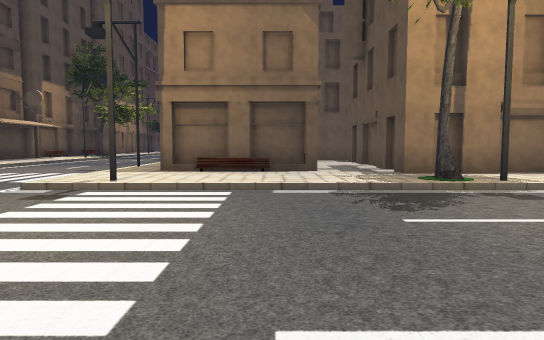
[1] (above)

22 first-person views from a walk through a 3-D level made in the Unity game engine. The camera is 1.3 m above the floor, tilts 4° down and sees 75° across. Doors are open. The floor is counted in squares, 2 m on a side. Each view is taken from the middle of a square. On the plan, view 1 faces up. The plan holds only what a view shows up to about 10 squares ahead; the rest is blank. The place goes on beyond the plan. Some surface patterns are stand-ins.

[2]
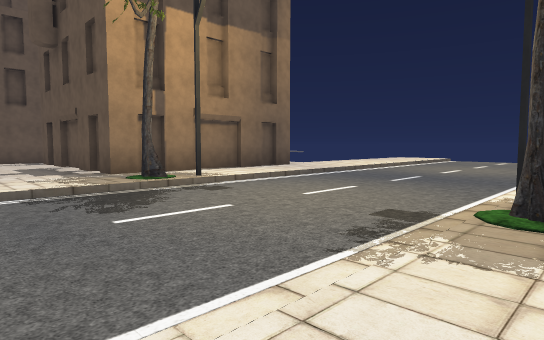

[3]
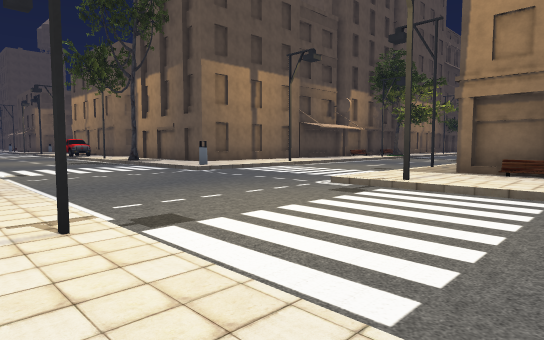

[4]
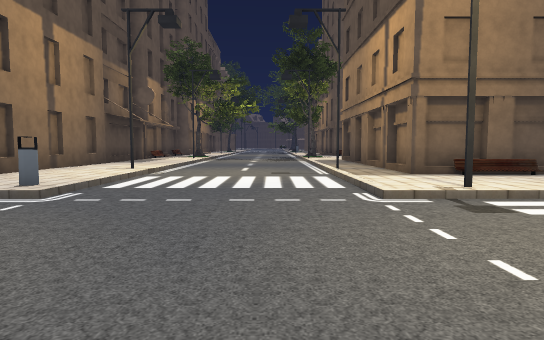

[5]
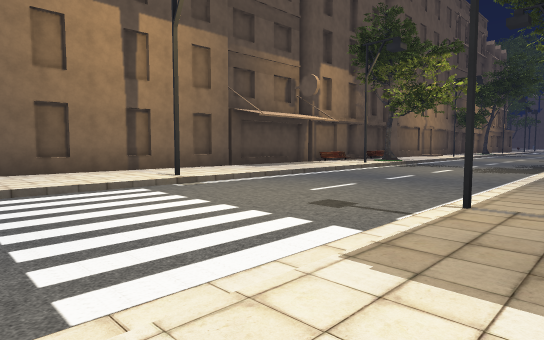

[6]
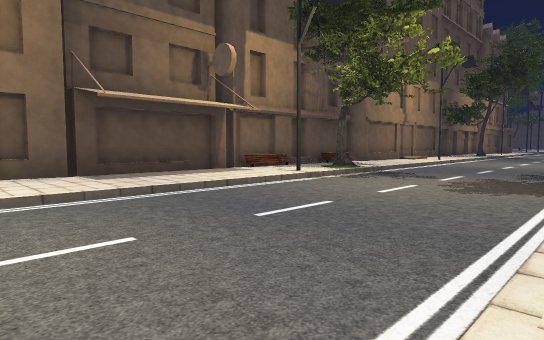

[7]
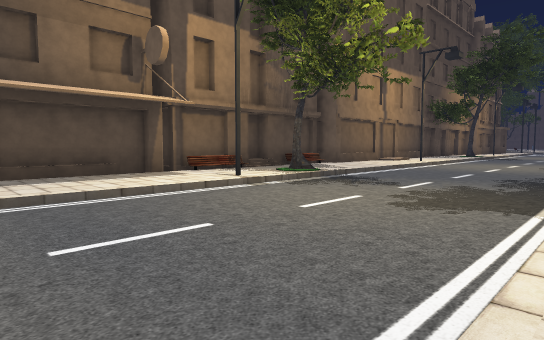

[8]
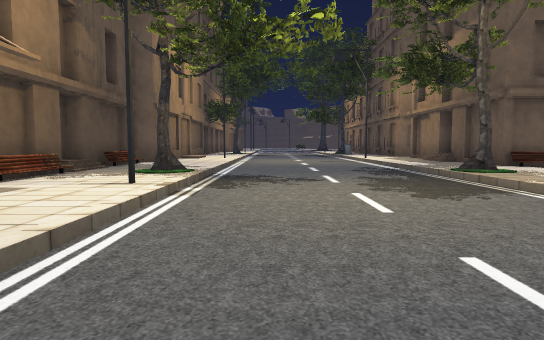

[9]
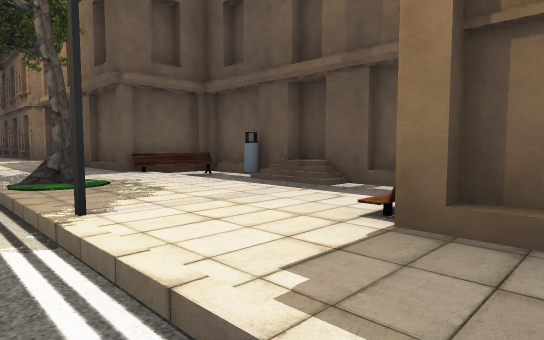

[10]
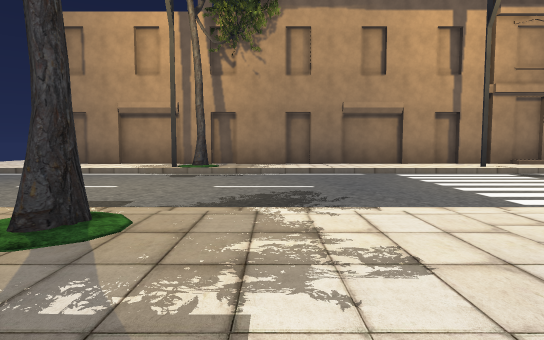

[11]
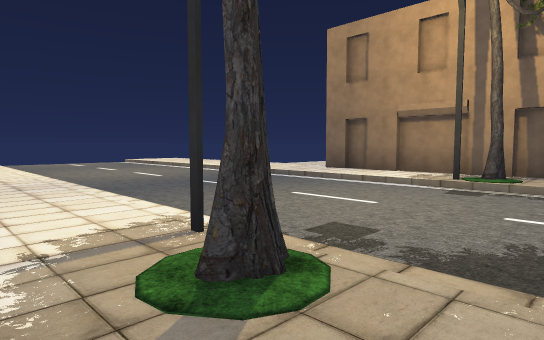

[12]
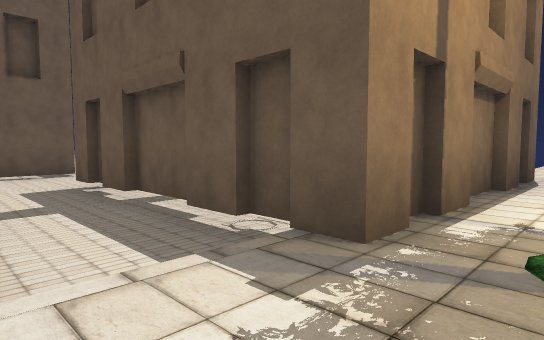

[13]
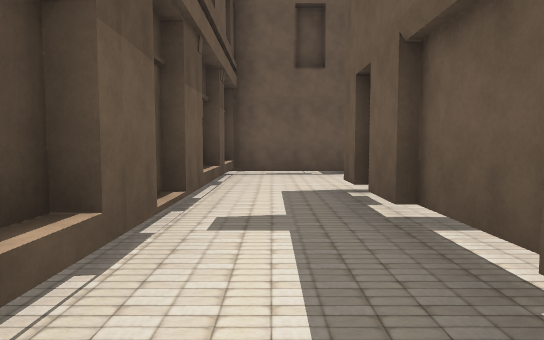

[14]
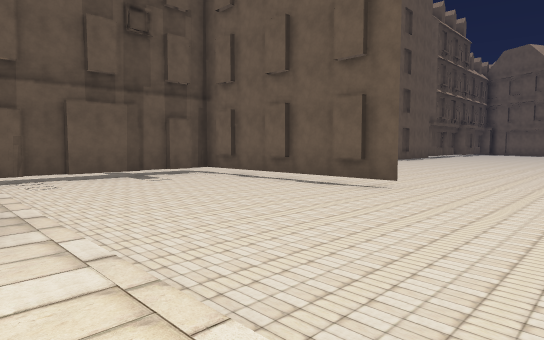

[15]
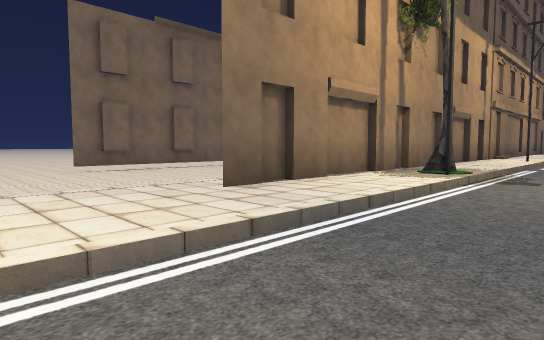

[16]
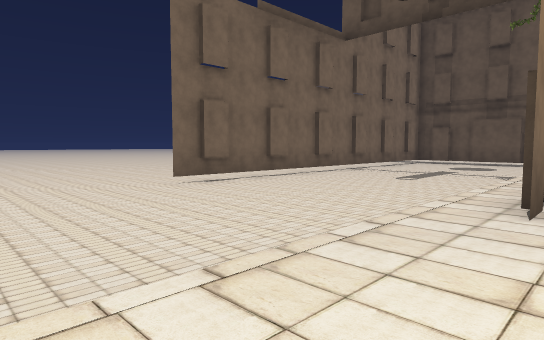

[17]
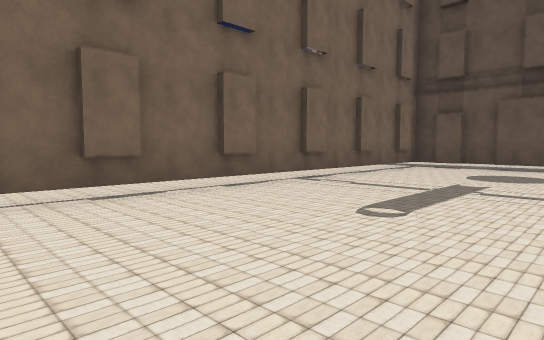

[18]
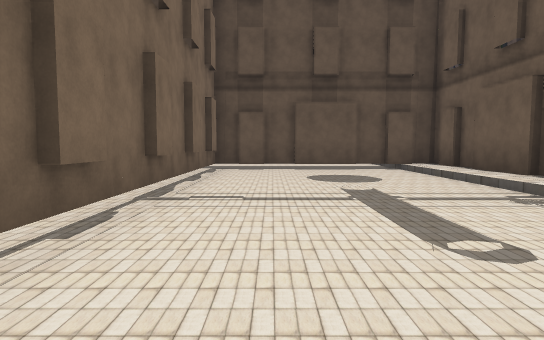

[19]
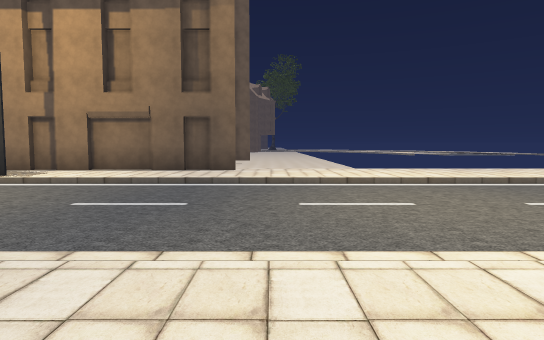

[20]
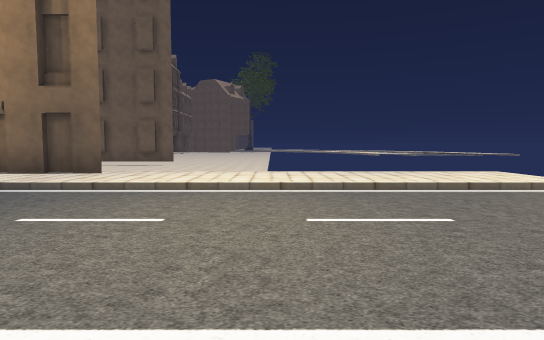

[21]
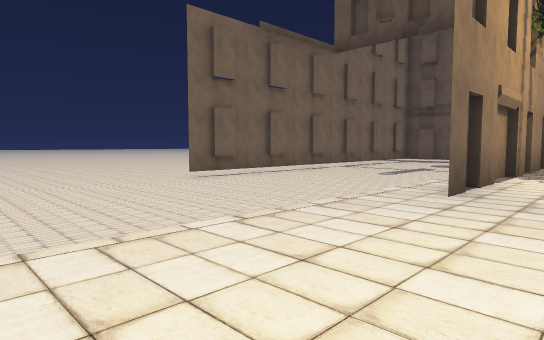

[22]
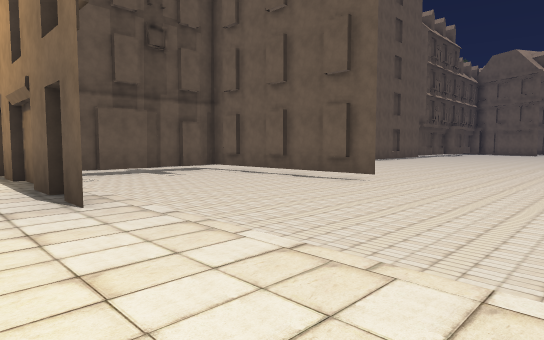

### Floor plan
Key: @ floor where view 1 was taken; # wall or solid block; . main floor; : floor 0.25 m higher than the main floor; / step, stairs or slope; B building; T tree; I bin.
Columns run from 13 left of view 1 to 14 right of it. Each row starts with its distance up from view 1.
 24 #/ :.....::#
 23 #/::.....::###
 22 #/::.....:::.#
 21 #/:T.....T::.I
 20 #/::.....:::.#
 19 #/:#.....#::.#        ...
 18 #/::.....:::.B       ....
 17 #/::.....:B#  ####   .....
 16 #B::.....::#  B...   .....
 15 #:::.....:    #...........
 14 ##::.....:    B.BB#BBBB...
 13  B::.....:    #.B.........
 12  #::.....:    #.B.........
 11  B:#.....:B   #.B.........
 10  #::.....::   B.B.........
  9  B::.....:B###B/B/////////
  8  :::.....:::::::#B#BBBB:::::
  7   :I.....:::::::T:::::::::::
  6    /...../#//////#//////////
  5     ........................
  4    .........................
  3   ..........................
  2   ..........................
  1     //////#//////T//////////
  0          ::::@:/:T:::::::::
 -1         ##BBBBBBBBBBBB:::::
 -2          #................
 -3          B................
 -4          #................
 -5          #................
 -6          B................
 -7          BBBBBBBBBBBBB....
 -8             ..............
 -9                     ......

Positions as (right, up) in squares from view 1, and headings:
1: (0, 0), facing up
2: (0, 0), facing up-right
3: (0, 0), facing up-left
4: (-6, 1), facing up
5: (-3, 7), facing up-left
6: (-4, 12), facing up-left
7: (-4, 14), facing up-left
8: (-8, 14), facing up
9: (-5, 16), facing up-right
10: (2, 9), facing down
11: (2, 8), facing down-right
12: (1, 7), facing up-right
13: (2, 9), facing up
14: (12, 8), facing up-left
15: (11, 3), facing down-left
16: (12, 0), facing down-left
17: (7, -2), facing down-left
18: (6, -5), facing left
19: (10, -1), facing up
20: (13, 0), facing up
21: (13, 1), facing down-left
22: (13, 7), facing up-left
